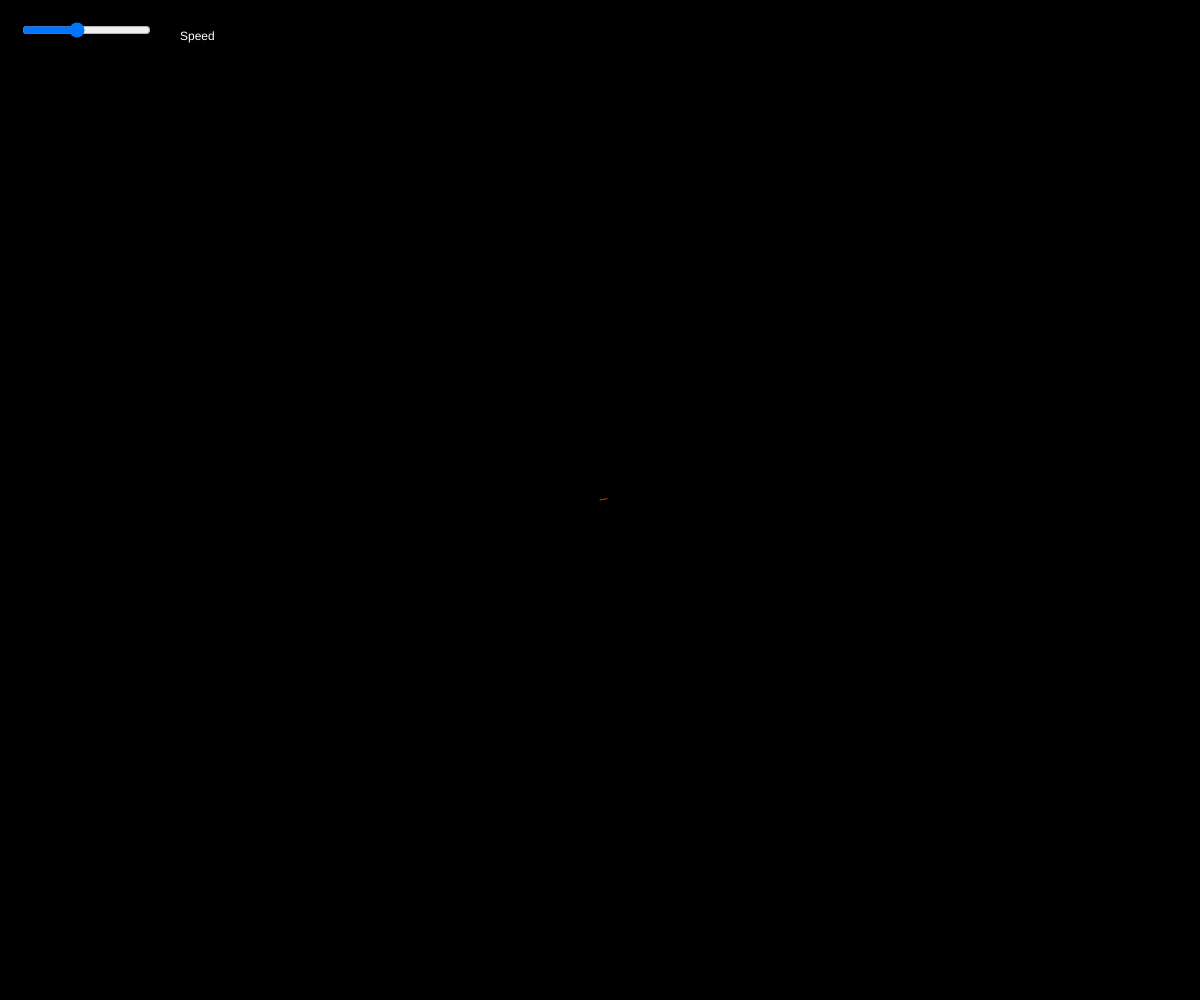
Frame 1 (no input)
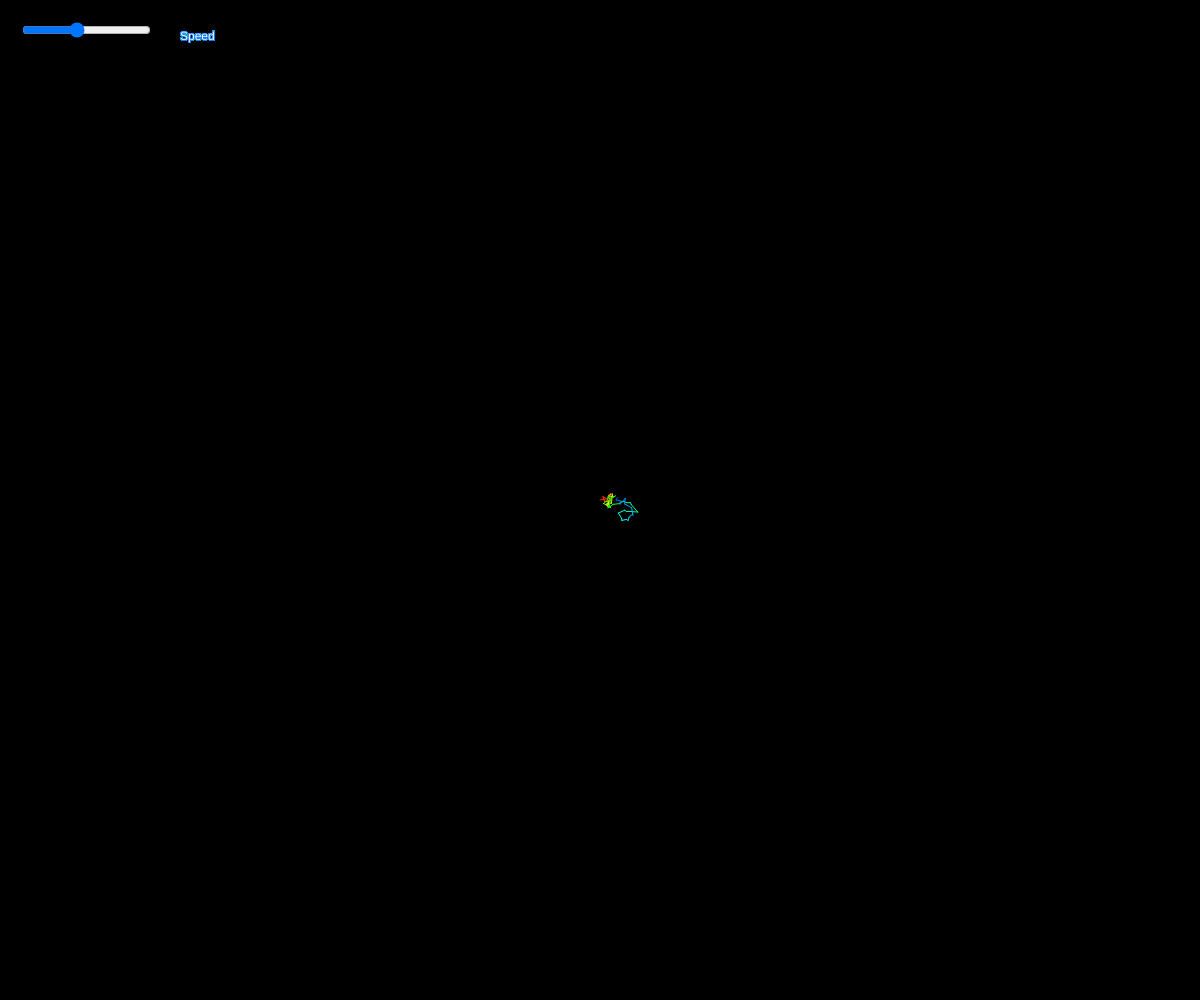
Frame 60 (no input)
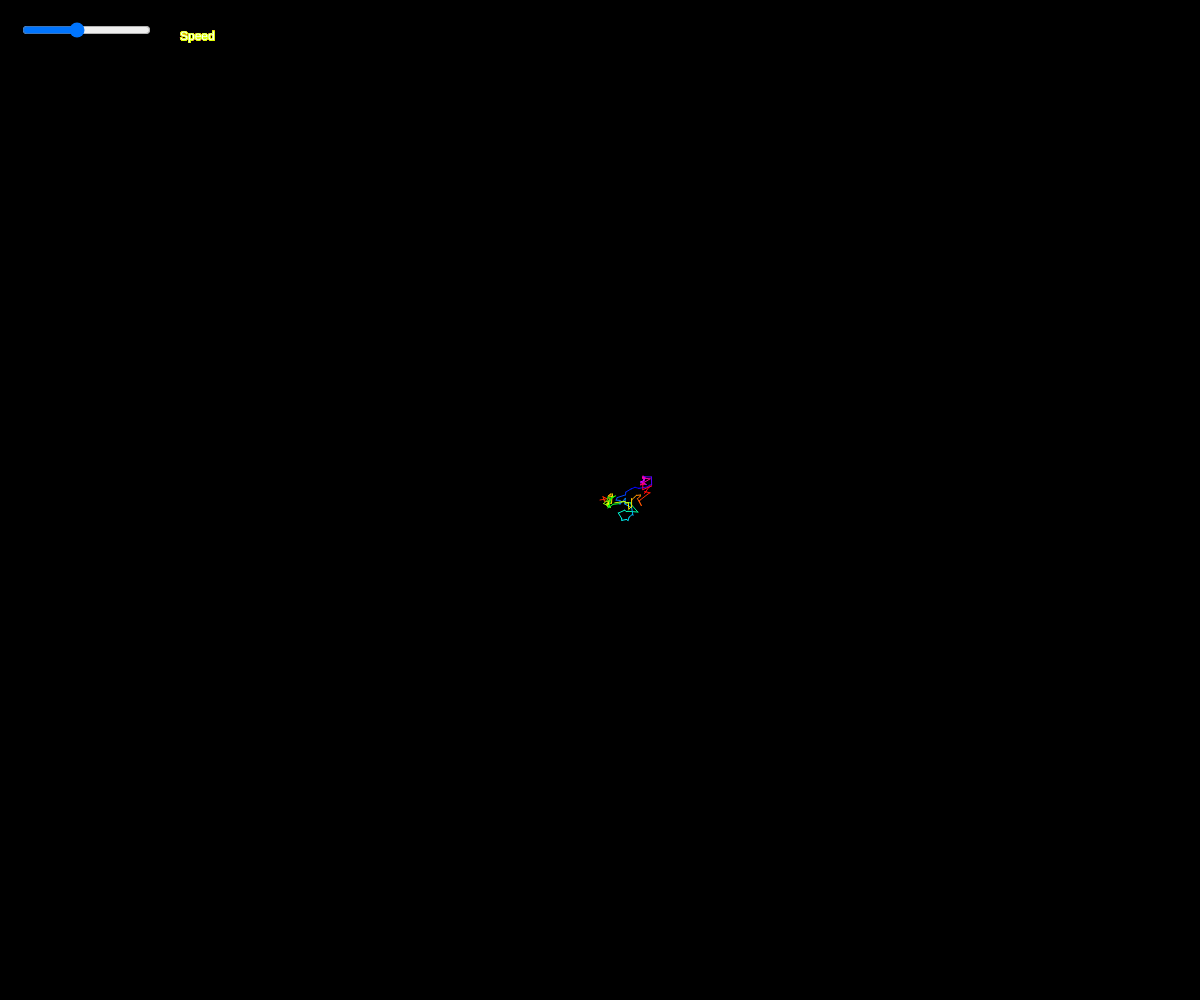
Frame 120 (the mouse pressed at the canvas centre since frame 60)

The p5.js sketch that drew these frames (run headless with seeded random() and noise() and a simulated clock; from frame 60 on, the mouse is pressed at the canvas centre):

// p5.js sketch
// ── sketch.js
var length;
var width;
var walk = [];
var position;
var old;
var randomX;
var randomY;
var color;
var slider;
function setup() {
  // put setup code here


  createCanvas(windowWidth, windowHeight);
  position = createVector(windowWidth/2,windowHeight/2);
  old = createVector(position.x,position.y);
  color = 1;

  slider = createSlider(1, 70, 30);
  slider.position(20, 20);

  randomX = random(20);
  randomY = random(20);
  position.x+=random(-randomX,randomX);
  position.y+=random(-randomY,randomY);
  background(0);

  frameRate(slider.value());
  

}

function draw() {
  
  frameRate(slider.value());
  fill(255);
  text("Speed", 180, 40);
  
  
  color = (color+1)%100;
  colorMode(HSB, 100);
  stroke(color, 255, 255);
  

  line(position.x,position.y,old.x,old.y);
  old = createVector(position.x,position.y);
  randomX = random(10);
  randomY = random(10);
  position.x+=random(-randomX,randomX);
  position.y+=random(-randomY,randomY);




  //point(position.x,position.y);
  
}
